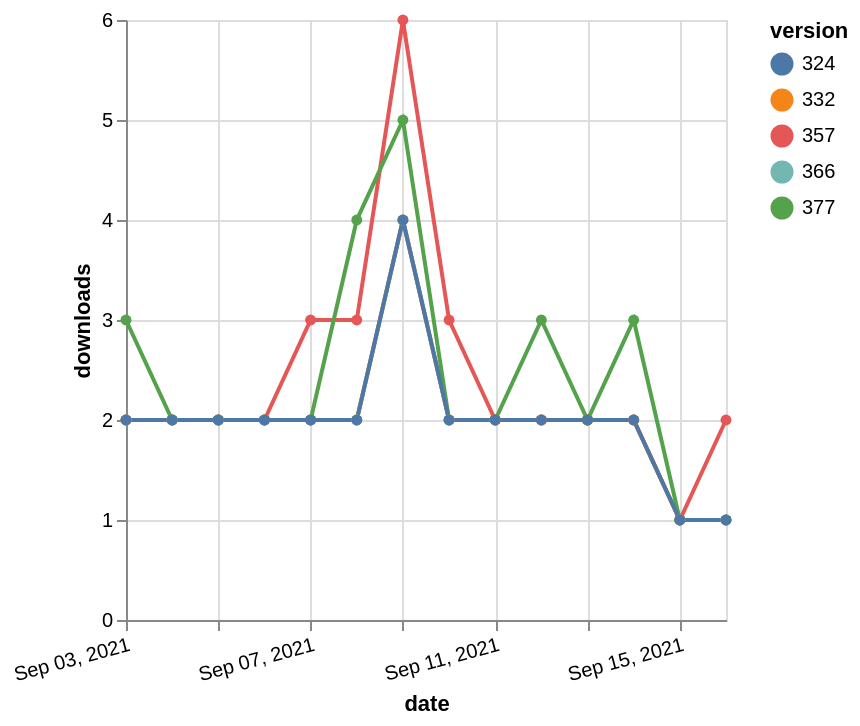

The specification (Vega-Lite) saved for this image:
### Vega-Lite specification from a JSON file in a GitHub repository (floating-point values rounded to 4 significant figures)
{"$schema": "https://vega.github.io/schema/vega-lite/v5.json", "description": "A simple bar chart with embedded data.", "data": {"values": [{"date": "2021-09-03", "total": 2305, "delta": 2, "version": "366"}, {"date": "2021-09-04", "total": 2307, "delta": 2, "version": "366"}, {"date": "2021-09-05", "total": 2309, "delta": 2, "version": "366"}, {"date": "2021-09-06", "total": 2311, "delta": 2, "version": "366"}, {"date": "2021-09-07", "total": 2313, "delta": 2, "version": "366"}, {"date": "2021-09-08", "total": 2315, "delta": 2, "version": "366"}, {"date": "2021-09-09", "total": 2319, "delta": 4, "version": "366"}, {"date": "2021-09-10", "total": 2321, "delta": 2, "version": "366"}, {"date": "2021-09-11", "total": 2323, "delta": 2, "version": "366"}, {"date": "2021-09-12", "total": 2325, "delta": 2, "version": "366"}, {"date": "2021-09-13", "total": 2327, "delta": 2, "version": "366"}, {"date": "2021-09-14", "total": 2329, "delta": 2, "version": "366"}, {"date": "2021-09-15", "total": 2330, "delta": 1, "version": "366"}, {"date": "2021-09-16", "total": 2331, "delta": 1, "version": "366"}, {"date": "2021-09-03", "total": 2877, "delta": 2, "version": "357"}, {"date": "2021-09-04", "total": 2879, "delta": 2, "version": "357"}, {"date": "2021-09-05", "total": 2881, "delta": 2, "version": "357"}, {"date": "2021-09-06", "total": 2883, "delta": 2, "version": "357"}, {"date": "2021-09-07", "total": 2886, "delta": 3, "version": "357"}, {"date": "2021-09-08", "total": 2889, "delta": 3, "version": "357"}, {"date": "2021-09-09", "total": 2895, "delta": 6, "version": "357"}, {"date": "2021-09-10", "total": 2898, "delta": 3, "version": "357"}, {"date": "2021-09-11", "total": 2900, "delta": 2, "version": "357"}, {"date": "2021-09-12", "total": 2902, "delta": 2, "version": "357"}, {"date": "2021-09-13", "total": 2904, "delta": 2, "version": "357"}, {"date": "2021-09-14", "total": 2906, "delta": 2, "version": "357"}, {"date": "2021-09-15", "total": 2907, "delta": 1, "version": "357"}, {"date": "2021-09-16", "total": 2909, "delta": 2, "version": "357"}, {"date": "2021-09-03", "total": 2747, "delta": 2, "version": "332"}, {"date": "2021-09-04", "total": 2749, "delta": 2, "version": "332"}, {"date": "2021-09-05", "total": 2751, "delta": 2, "version": "332"}, {"date": "2021-09-06", "total": 2753, "delta": 2, "version": "332"}, {"date": "2021-09-07", "total": 2755, "delta": 2, "version": "332"}, {"date": "2021-09-08", "total": 2757, "delta": 2, "version": "332"}, {"date": "2021-09-09", "total": 2761, "delta": 4, "version": "332"}, {"date": "2021-09-10", "total": 2763, "delta": 2, "version": "332"}, {"date": "2021-09-11", "total": 2765, "delta": 2, "version": "332"}, {"date": "2021-09-12", "total": 2767, "delta": 2, "version": "332"}, {"date": "2021-09-13", "total": 2769, "delta": 2, "version": "332"}, {"date": "2021-09-14", "total": 2771, "delta": 2, "version": "332"}, {"date": "2021-09-15", "total": 2772, "delta": 1, "version": "332"}, {"date": "2021-09-16", "total": 2773, "delta": 1, "version": "332"}, {"date": "2021-09-03", "total": 2098, "delta": 3, "version": "377"}, {"date": "2021-09-04", "total": 2100, "delta": 2, "version": "377"}, {"date": "2021-09-05", "total": 2102, "delta": 2, "version": "377"}, {"date": "2021-09-06", "total": 2104, "delta": 2, "version": "377"}, {"date": "2021-09-07", "total": 2106, "delta": 2, "version": "377"}, {"date": "2021-09-08", "total": 2110, "delta": 4, "version": "377"}, {"date": "2021-09-09", "total": 2115, "delta": 5, "version": "377"}, {"date": "2021-09-10", "total": 2117, "delta": 2, "version": "377"}, {"date": "2021-09-11", "total": 2119, "delta": 2, "version": "377"}, {"date": "2021-09-12", "total": 2122, "delta": 3, "version": "377"}, {"date": "2021-09-13", "total": 2124, "delta": 2, "version": "377"}, {"date": "2021-09-14", "total": 2127, "delta": 3, "version": "377"}, {"date": "2021-09-15", "total": 2128, "delta": 1, "version": "377"}, {"date": "2021-09-16", "total": 2129, "delta": 1, "version": "377"}, {"date": "2021-09-03", "total": 2517, "delta": 2, "version": "324"}, {"date": "2021-09-04", "total": 2519, "delta": 2, "version": "324"}, {"date": "2021-09-05", "total": 2521, "delta": 2, "version": "324"}, {"date": "2021-09-06", "total": 2523, "delta": 2, "version": "324"}, {"date": "2021-09-07", "total": 2525, "delta": 2, "version": "324"}, {"date": "2021-09-08", "total": 2527, "delta": 2, "version": "324"}, {"date": "2021-09-09", "total": 2531, "delta": 4, "version": "324"}, {"date": "2021-09-10", "total": 2533, "delta": 2, "version": "324"}, {"date": "2021-09-11", "total": 2535, "delta": 2, "version": "324"}, {"date": "2021-09-12", "total": 2537, "delta": 2, "version": "324"}, {"date": "2021-09-13", "total": 2539, "delta": 2, "version": "324"}, {"date": "2021-09-14", "total": 2541, "delta": 2, "version": "324"}, {"date": "2021-09-15", "total": 2542, "delta": 1, "version": "324"}, {"date": "2021-09-16", "total": 2543, "delta": 1, "version": "324"}]}, "width": "container", "mark": {"type": "line", "point": {"filled": true}}, "encoding": {"x": {"field": "date", "type": "temporal", "timeUnit": "yearmonthdate", "title": "date", "axis": {"labelAngle": -15}}, "y": {"field": "delta", "type": "quantitative", "title": "downloads"}, "color": {"field": "version", "type": "nominal"}, "tooltip": {"field": "delta"}}}
